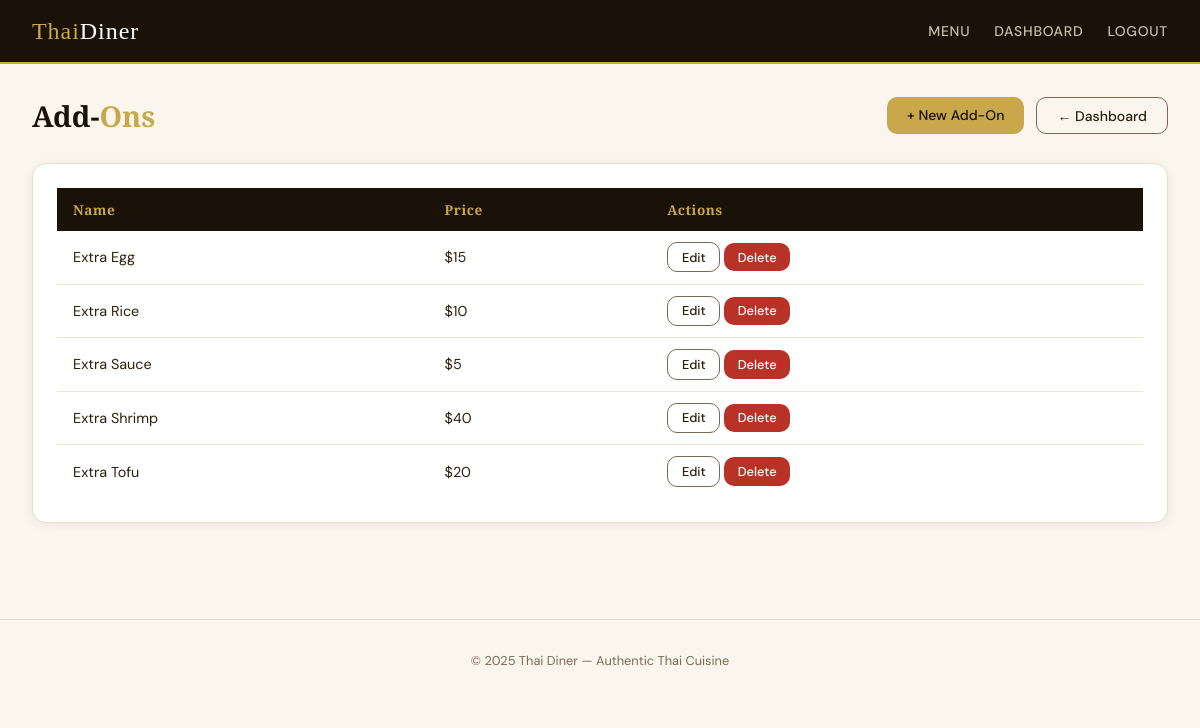
/admin/addons (signed in), run on the app's committed database.
### models.py (models this page shows, shortened)
class AddOn(db.Model):
    __tablename__ = 'add_on'
    id    = db.Column(db.Integer, primary_key=True)
    name  = db.Column(db.String(100), nullable=False)  # e.g. "Extra Egg", "Extra Tofu"
    price = db.Column(db.Float, nullable=False)         # additional cost

### app.py (the view)
@app.route('/admin/addons')
@login_required
def admin_addon_list():
    add_ons = AddOn.query.order_by(AddOn.name).all()
    return render_template('admin/addon_list.html', add_ons=add_ons)

### app.py (called while the page is built)
@login_manager.user_loader
def load_user(user_id):
    return Admin.query.get(int(user_id))

### templates/admin/addon_list.html (shortened to what this page needs)
{% extends "base.html" %}
{% block content %}
<main>
  <div class="page-header">
    <h1 class="page-title">Add-<span>Ons</span></h1>
    <div style="display:flex;gap:0.75rem">
      <a href="{{ url_for('admin_addon_new') }}" class="btn btn-gold">+ New Add-On</a>
      <a href="{{ url_for('admin_dashboard') }}" class="btn btn-outline">← Dashboard</a>
    </div>
  </div>
  <div class="card">
    <div class="table-wrap">
      <table>
        <thead><tr><th>Name</th><th>Price</th><th>Actions</th></tr></thead>
        <tbody>
          {% for a in add_ons %}
          <tr>
            <td>{{ a.name }}</td>
            <td>${{ "%.0f"|format(a.price) }}</td>
            <td>
              <a href="{{ url_for('admin_addon_edit', addon_id=a.id) }}" class="btn btn-outline btn-sm">Edit</a>
              <form style="display:inline" method="POST" action="{{ url_for('admin_addon_delete', addon_id=a.id) }}"
                    onsubmit="return confirm('Delete {{ a.name }}?')">
                <button class="btn btn-danger btn-sm">Delete</button>
              </form>
            </td>
          </tr>
          {% else %}
          <tr><td colspan="3" style="text-align:center;color:var(--muted);padding:2rem">No add-ons yet.</td></tr>
          {% endfor %}
        </tbody>
      </table>
    </div>
  </div>
</main>
{% endblock %}

### templates/base.html (style rules this page uses)
:root { --gold: #c9a84c; --gold-lt: #e8c97a; --dark: #1a1208; --brown: #3b2a14; --cream: #faf6ee; --warm: #f0e8d4; --red: #b83228; --text: #2c1f0e; --muted: #7a6a52; --radius: 10px; }
*, *::before, *::after { box-sizing: border-box; margin: 0; padding: 0; }
body { font-family: 'DM Sans', sans-serif; background: var(--cream); color: var(--text); min-height: 100vh; }
main { padding: 2rem; max-width: 1200px; margin: 0 auto; }
.btn { display: inline-block; padding: 0.55rem 1.25rem; border-radius: var(--radius); font-family: 'DM Sans', sans-serif; font-size: 0.875rem; font-weight: 500; cursor: pointer; border: none; text-decoration: none; transition: opacity 0.2s, transform 0.1s; }
.btn-gold { background: var(--gold); color: var(--dark); }
.btn-danger { background: var(--red); color: #fff; }
.btn-outline { background: transparent; color: var(--text); border: 1.5px solid var(--muted); }
.btn-sm { padding: 0.35rem 0.85rem; font-size: 0.8rem; }
.card { background: #fff; border-radius: 14px; border: 1px solid #e8dfc8; padding: 1.5rem; box-shadow: 0 2px 12px rgba(26,18,8,0.06); }
.table-wrap { overflow-x: auto; }
table { width: 100%; border-collapse: collapse; font-size: 0.9rem; }
th { background: var(--dark); color: var(--gold); font-family: 'Playfair Display', serif; font-size: 0.85rem; font-weight: 600; padding: 0.75rem 1rem; text-align: left; letter-spacing: 0.04em; }
td { padding: 0.7rem 1rem; border-bottom: 1px solid #ede5d4; vertical-align: middle; }
tr:last-child td { border-bottom: none; }
.page-header { display: flex; align-items: center; justify-content: space-between; margin-bottom: 1.75rem; }
.page-title { font-family: 'Playfair Display', serif; font-size: 1.8rem; color: var(--dark); font-weight: 700; }
.page-title span { color: var(--gold); }

### data on the page
AddOn: name "Extra Egg", price "15"
AddOn: name "Extra Rice", price "10"
AddOn: name "Extra Sauce", price "5"
AddOn: name "Extra Shrimp", price "40"
AddOn: name "Extra Tofu", price "20"

### other printed values
{{ 2025 }} "2025"
